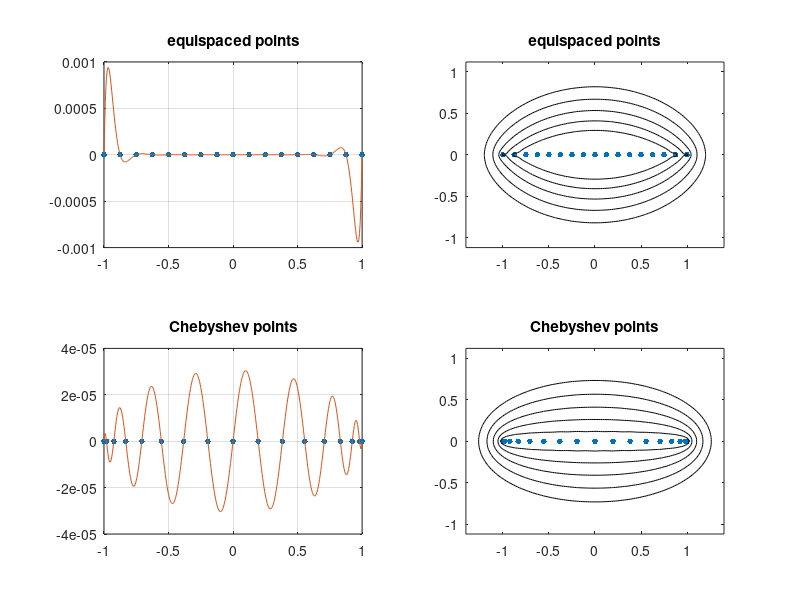

Source code (MATLAB):
% p10.m - polynomials and corresponding equipotential curves

  N = 16; clf
  for i = 1:2
    if i==1, s = 'equispaced points'; x = -1 + 2*(0:N)/N; end
    if i==2, s = 'Chebyshev points';  x = cos(pi*(0:N)/N); end
    p = poly(x);

    % Plot p(x) over [-1,1]:
    xx = -1:.005:1; pp = polyval(p,xx);
    subplot(2,2,2*i-1)
    plot(x,0*x,'.','markersize',13), hold on
    plot(xx,pp), grid on
    set(gca,'xtick',-1:.5:1), title(s)

    % Plot equipotential curves:
    subplot(2,2,2*i)
    plot(real(x),imag(x),'.','markersize',13), hold on
    axis([-1.4 1.4 -1.12 1.12])
    xgrid = -1.4:.02:1.4; ygrid = -1.12:.02:1.12;
    [xx,yy] = meshgrid(xgrid,ygrid); zz = xx+1i*yy;
    pp = polyval(p,zz); levels = 10.^(-4:0);
    contour(xx,yy,abs(pp),levels), title(s), colormap(1e-6*[1 1 1]);
  end
